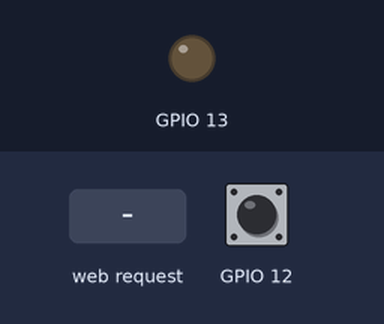
The sketch below on a simulated ESP8266 (NodeMCU). Parts: output pins drawn as LEDs (lit = HIGH). The inputs (shaded band) are chosen by the test bench; at power-on: GPIO 12 LOW. WiFi joins after 1.5 s; servers stay silent unless stated; what the sketch prints to the serial monitor is not drawn.

Above: at 2.7 s.
2.8 s: HTTP request GET / received
At 3.8 s:
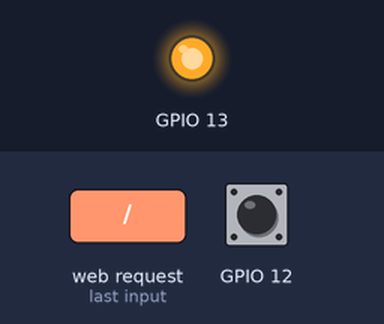
4.3 s: GPIO 12 pulsed HIGH 2 times (0.12 s each, 0.3 s apart)
Timing chart, 0 to 7.3 s (numbered marks = the images above; inputs shaded):
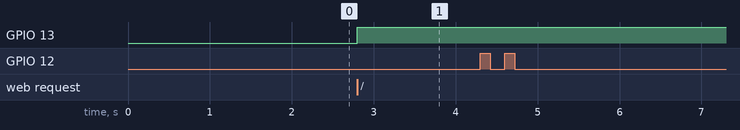

The sketch:

buttony.ino
```cpp
 /*
 * Hello world web server
 * circuits4you.com
 */
#include <ESP8266WiFi.h>
#include <WiFiClient.h>
#include <ESP8266WebServer.h>
#include <ESP8266HTTPClient.h>

#include "index.h" //Our HTML webpage contents

//SSID and Password of your WiFi router
const char* ssid = "NaszaSiecExt";
const char* password = "1234123412";
String serverName = "http://192.168.9.17";
bool DANIEL = false;
ESP8266WebServer server(80); //Server on port 80

//===============================================================
// This routine is executed when you open its IP in browser
//===============================================================
void handleRoot() {
 String s = MAIN_page; //Read HTML contents
 server.send(200, "text/html", s); //Send web page
 if (DANIEL == false)
  digitalWrite(13, HIGH);   // turn the LED on (HIGH is the voltage level)
 else                      // wait for a second
  digitalWrite(13, LOW);    // turn the LED off by making the voltage LOW
}
//==============================================================
//                  SETUP
//==============================================================
void setup(void){
  Serial.begin(115200);

  WiFi.begin(ssid, password);     //Connect to your WiFi router
  Serial.println("");
  pinMode(13, OUTPUT);
  pinMode(12, INPUT);
  // Wait for connection
  while (WiFi.status() != WL_CONNECTED) {
    delay(500);
    Serial.print(".");
  }

  //If connection successful show IP address in serial monitor
  Serial.println("");
  Serial.print("Connected to ");
  Serial.println(ssid);
  Serial.print("IP address: ");
  Serial.println(WiFi.localIP());  //IP address assigned to your ESP

  server.on("/", handleRoot);      //Which routine to handle at root location

  server.begin();                  //Start server
  Serial.println("HTTP server started");
}
//==============================================================
//                     LOOP
//==============================================================
void loop(void){
  server.handleClient();
  if (digitalRead(12))
  {

    while (digitalRead(12))
    {
      delay(20);
    }
    if (WiFi.status() == WL_CONNECTED) {
      WiFiClient client;
      HTTPClient http;

      String serverPath = serverName + "/";

      // Your Domain name with URL path or IP address with path
      http.begin(client, serverPath.c_str());

      // Send HTTP GET request
      int httpResponseCode = http.GET();

      if (httpResponseCode > 0) {
        Serial.print("HTTP Response code: ");
        Serial.println(httpResponseCode);
        String payload = http.getString();
        Serial.println(payload);
      }
      else {
        Serial.print("Error code: ");
        Serial.println(httpResponseCode);
      }
      // Free resources
      http.end();
    }
  }
}
```

index.h
```cpp
const char MAIN_page[] PROGMEM = R"=====(
<!DOCTYPE html>
<html>
<head>
<title>ELO MELO 320</title>
</head>
<body>

<h1>My First Heading</h1>
<p>My first paragraph.</p>

</body>
</html>


)=====";
```

Measured:
- after the input at 2.8 s, GPIO 13: LOW → HIGH at once
- after the input at 4.3 s, every drawn part: stays the same
